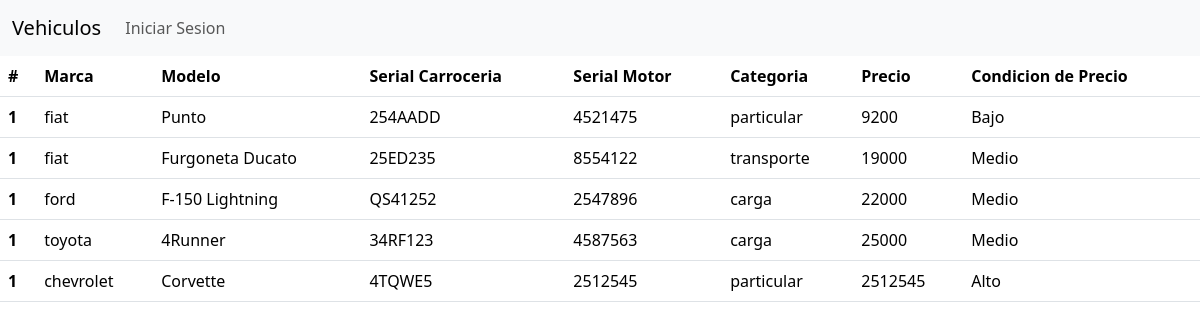
Screenshot of /vehiculo/listado/ with the database file from the repository.
### vehiculo/models.py (models this page shows)
class Vehiculos(models.Model):
    id = models.AutoField(primary_key=True)
    marca = models.ForeignKey(Marcas, on_delete=models.CASCADE, null=False)
    modelo = models.CharField(max_length=100)
    serial_carroceria = models.CharField(max_length=50)
    serial_motor = models.CharField(max_length=50)
    categoria = models.ForeignKey(Categorias, on_delete=models.CASCADE, null=False)
    precio = models.PositiveIntegerField()
    fecha_creacion = models.DateTimeField(default=timezone.now)
    fecha_modificacion = models.DateTimeField(null=True, blank=True)

class Marcas(models.Model):
    MARCA_CHOICES = [
        ('ford', 'Ford'),
        ('fiat', 'Fiat'),
        ('chevrolet', 'Chevrolet'),
        ('toyota', 'Toyota'),
    ]
    id = models.AutoField(primary_key=True)
    nombre = models.CharField(max_length=20, choices=MARCA_CHOICES, default='Ford')

class Categorias(models.Model):
    CATEGORIA_CHOICES = [
        ('particular', 'Particular'),
        ('transporte', 'Transporte'),
        ('carga', 'Carga'),
    ]
    id = models.AutoField(primary_key=True)
    nombre = models.CharField(max_length=20, choices=CATEGORIA_CHOICES, default='Particular')

### vehiculo/views.py (the view)
# urls.py: path('vehiculo/listado/', views.listar, name='listar'),
def listar(request):
    vehiculos = Vehiculos.objects.all()
    return render(request, 'vehiculo/listar.html', {'vehiculos' : vehiculos})

### vehiculo/templates/vehiculo/listar.html
{% extends 'base.html' %}
{% block content %}
    <table class="table">
        <thead>
          <tr>
            <th scope="col">#</th>
            <th scope="col">Marca</th>
            <th scope="col">Modelo</th>
            <th scope="col">Serial Carroceria</th>
            <th scope="col">Serial Motor</th>
            <th scope="col">Categoria</th>
            <th scope="col">Precio</th>
            <th scope="col">Condicion de Precio</th>
          </tr>
        </thead>
        <tbody>
            {% for vehiculo in vehiculos %}
            <tr>
                <th scope="row">1</th>
                <td> {{vehiculo.marca.nombre}} </td>
                <td> {{vehiculo.modelo}} </td>
                <td> {{vehiculo.serial_carroceria}} </td>
                <td> {{vehiculo.serial_motor}} </td>
                <td> {{vehiculo.categoria.nombre}} </td>
                <td> {{vehiculo.precio}} </td>
                <td>
                  {% if vehiculo.precio > 0 and vehiculo.precio < 10000 %}
                    Bajo
                  {% elif vehiculo.precio > 10000 and vehiculo.precio < 30000 %}
                    Medio
                  {% elif vehiculo.precio > 30000 %}
                    Alto
                  {% endif %}
                </td>
              </tr>
            {% endfor %}
        </tbody>
      </table>
{% endblock content %}

### templates/base.html (shortened to what this page needs)
<!DOCTYPE html>
<html lang="en">
  <head>
    <link href="https://cdn.jsdelivr.net/npm/bootstrap@5.3.3/dist/css/bootstrap.min.css" rel="stylesheet" />
  </head>
  <body>
    <nav class="navbar navbar-expand-lg bg-body-tertiary">
      <div class="container-fluid">
        <a class="navbar-brand" href="#">Vehiculos</a>
        <div class="collapse navbar-collapse" id="navbarNav">
          <ul class="navbar-nav">
            {% if user.is_authenticated %}
              <li class="nav-item">
                <a class="nav-link active" aria-current="page" href="/">Inicio</a>
              </li>
              {% if user.role == 'editor' or user.role == 'admin' %}
                <li class="nav-item">
                  <a class="nav-link" href="/vehiculo/add/">Agregar</a>
                </li>
              {% endif %}
              <li class="nav-item">
                <a class="nav-link" href="/vehiculo/listado/">Listar</a>
              </li>
              <li class="nav-item">
                <form action="/logout/" method="post">
                  {% csrf_token %}
                  <button class="nav-link" type="submit" >Cerrar Sesion</button>
                </form>
              </li>
              <li class="nav-item">
                <p class="nav-link" >Hola, {{user.username}} </p>
              </li>
            {% else %}
              <li class="nav-item">
                <a class="nav-link" href="/login/">Iniciar Sesion</a>
              </li>
            {% endif %}
          </ul>
        </div>
      </div>
    </nav>
    {% block content %}
    {% endblock %}
  </body>
</html>

### rows the page displays
Vehiculos: marca.nombre "fiat", modelo "Punto", serial_carroceria "254AADD", serial_motor "4521475", categoria.nombre "particular", precio "9200", shows "Bajo"
Vehiculos: marca.nombre "fiat", modelo "Furgoneta Ducato", serial_carroceria "25ED235", serial_motor "8554122", categoria.nombre "transporte", precio "19000", shows "Medio"
Vehiculos: marca.nombre "ford", modelo "F-150 Lightning", serial_carroceria "QS41252", serial_motor "2547896", categoria.nombre "carga", precio "22000", shows "Medio"
Vehiculos: marca.nombre "toyota", modelo "4Runner", serial_carroceria "34RF123", serial_motor "4587563", categoria.nombre "carga", precio "25000", shows "Medio"
Vehiculos: marca.nombre "chevrolet", modelo "Corvette", serial_carroceria "4TQWE5", serial_motor "2512545", categoria.nombre "particular", precio "2512545", shows "Alto"
